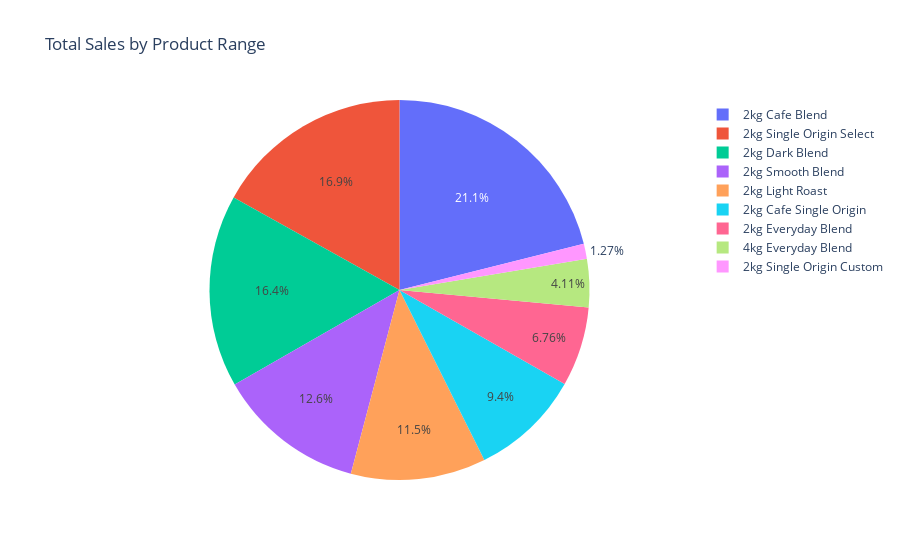
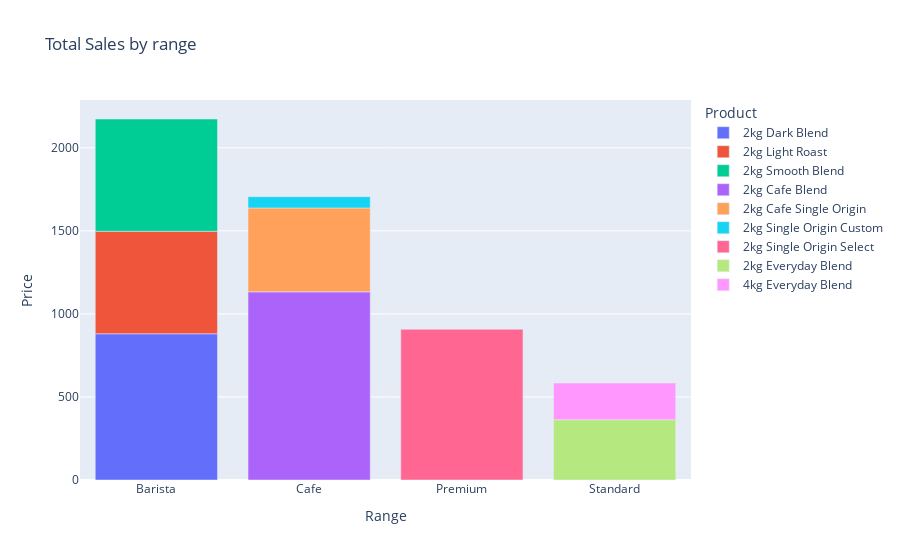

The cell these charts' notebook holds for them, in order:
### Markdown cell above
#### These visualizations are essential for gaining insights into the products we sell, as per our questions.
#### The pie chart provides an overview of how sales are distributed among different product types within the range.
#### The bar chart breaks down sales by the product range, showing which products are performing the best.

### Code cell
# Create a pie chart for product analysis to visualize the distribution of total sales by product
product_total_sales = px.pie(product_sales, values='Price', names='Product', title='Total Sales by Product Range')

# Create a bar chart for range analysis to visualize total sales by product range
range_sales = px.bar(product_sales, x='Range', y='Price', color='Product', title='Total Sales by range')

# Show the visualizations
product_total_sales.show()
range_sales.show()

### Figure 1 — Plotly figure (JSON) as saved in the notebook; plotly's stock layout.template omitted (floating-point values rounded to 4 significant figures)
{"data": [{"domain": {"x": [0, 1], "y": [0, 1]}, "hovertemplate": "Product=%{label}<br>Price=%{value}<extra></extra>", "labels": ["2kg Dark Blend", "2kg Light Roast", "2kg Smooth Blend", "2kg Cafe Blend", "2kg Cafe Single Origin", "2kg Single Origin Custom", "2kg Single Origin Select", "2kg Everyday Blend", "4kg Everyday Blend"], "legendgroup": "", "name": "", "showlegend": true, "type": "pie", "values": [880.4, 617.1, 675.8, 1133.0, 504.9, 68.1, 907.4, 363, 220.5]}], "layout": {"autosize": true, "legend": {"tracegroupgap": 0}, "title": {"text": "Total Sales by Product Range"}}}

### Figure 2 — Plotly figure (JSON) as saved in the notebook; plotly's stock layout.template omitted (floating-point values rounded to 4 significant figures)
{"data": [{"alignmentgroup": "True", "hovertemplate": "Product=2kg Dark Blend<br>Range=%{x}<br>Price=%{y}<extra></extra>", "legendgroup": "2kg Dark Blend", "marker": {"color": "#636efa", "pattern": {"shape": ""}}, "name": "2kg Dark Blend", "offsetgroup": "2kg Dark Blend", "orientation": "v", "showlegend": true, "textposition": "auto", "type": "bar", "x": ["Barista"], "xaxis": "x", "y": [880.4], "yaxis": "y"}, {"alignmentgroup": "True", "hovertemplate": "Product=2kg Light Roast<br>Range=%{x}<br>Price=%{y}<extra></extra>", "legendgroup": "2kg Light Roast", "marker": {"color": "#EF553B", "pattern": {"shape": ""}}, "name": "2kg Light Roast", "offsetgroup": "2kg Light Roast", "orientation": "v", "showlegend": true, "textposition": "auto", "type": "bar", "x": ["Barista"], "xaxis": "x", "y": [617.1], "yaxis": "y"}, {"alignmentgroup": "True", "hovertemplate": "Product=2kg Smooth Blend<br>Range=%{x}<br>Price=%{y}<extra></extra>", "legendgroup": "2kg Smooth Blend", "marker": {"color": "#00cc96", "pattern": {"shape": ""}}, "name": "2kg Smooth Blend", "offsetgroup": "2kg Smooth Blend", "orientation": "v", "showlegend": true, "textposition": "auto", "type": "bar", "x": ["Barista"], "xaxis": "x", "y": [675.8], "yaxis": "y"}, {"alignmentgroup": "True", "hovertemplate": "Product=2kg Cafe Blend<br>Range=%{x}<br>Price=%{y}<extra></extra>", "legendgroup": "2kg Cafe Blend", "marker": {"color": "#ab63fa", "pattern": {"shape": ""}}, "name": "2kg Cafe Blend", "offsetgroup": "2kg Cafe Blend", "orientation": "v", "showlegend": true, "textposition": "auto", "type": "bar", "x": ["Cafe"], "xaxis": "x", "y": [1133.0], "yaxis": "y"}, {"alignmentgroup": "True", "hovertemplate": "Product=2kg Cafe Single Origin<br>Range=%{x}<br>Price=%{y}<extra></extra>", "legendgroup": "2kg Cafe Single Origin", "marker": {"color": "#FFA15A", "pattern": {"shape": ""}}, "name": "2kg Cafe Single Origin", "offsetgroup": "2kg Cafe Single Origin", "orientation": "v", "showlegend": true, "textposition": "auto", "type": "bar", "x": ["Cafe"], "xaxis": "x", "y": [504.9], "yaxis": "y"}, {"alignmentgroup": "True", "hovertemplate": "Product=2kg Single Origin Custom<br>Range=%{x}<br>Price=%{y}<extra></extra>", "legendgroup": "2kg Single Origin Custom", "marker": {"color": "#19d3f3", "pattern": {"shape": ""}}, "name": "2kg Single Origin Custom", "offsetgroup": "2kg Single Origin Custom", "orientation": "v", "showlegend": true, "textposition": "auto", "type": "bar", "x": ["Cafe"], "xaxis": "x", "y": [68.1], "yaxis": "y"}, {"alignmentgroup": "True", "hovertemplate": "Product=2kg Single Origin Select<br>Range=%{x}<br>Price=%{y}<extra></extra>", "legendgroup": "2kg Single Origin Select", "marker": {"color": "#FF6692", "pattern": {"shape": ""}}, "name": "2kg Single Origin Select", "offsetgroup": "2kg Single Origin Select", "orientation": "v", "showlegend": true, "textposition": "auto", "type": "bar", "x": ["Premium"], "xaxis": "x", "y": [907.4], "yaxis": "y"}, {"alignmentgroup": "True", "hovertemplate": "Product=2kg Everyday Blend<br>Range=%{x}<br>Price=%{y}<extra></extra>", "legendgroup": "2kg Everyday Blend", "marker": {"color": "#B6E880", "pattern": {"shape": ""}}, "name": "2kg Everyday Blend", "offsetgroup": "2kg Everyday Blend", "orientation": "v", "showlegend": true, "textposition": "auto", "type": "bar", "x": ["Standard"], "xaxis": "x", "y": [363], "yaxis": "y"}, {"alignmentgroup": "True", "hovertemplate": "Product=4kg Everyday Blend<br>Range=%{x}<br>Price=%{y}<extra></extra>", "legendgroup": "4kg Everyday Blend", "marker": {"color": "#FF97FF", "pattern": {"shape": ""}}, "name": "4kg Everyday Blend", "offsetgroup": "4kg Everyday Blend", "orientation": "v", "showlegend": true, "textposition": "auto", "type": "bar", "x": ["Standard"], "xaxis": "x", "y": [220.5], "yaxis": "y"}], "layout": {"autosize": true, "barmode": "relative", "legend": {"title": {"text": "Product"}, "tracegroupgap": 0}, "title": {"text": "Total Sales by range"}, "xaxis": {"anchor": "y", "autorange": true, "domain": [0, 1], "range": [-0.5, 3.5], "title": {"text": "Range"}, "type": "category"}, "yaxis": {"anchor": "x", "autorange": true, "domain": [0, 1], "range": [0, 2288.0], "title": {"text": "Price"}, "type": "linear"}}}
